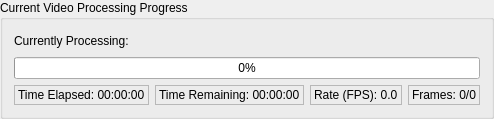
     <widget class="QGroupBox" name="currentVideoProcessingProgressGroupBox">
      <property name="title">
       <string>Current Video Processing Progress</string>
      </property>
      <layout class="QVBoxLayout" name="verticalLayout_11">
       <item>
        <widget class="QLabel" name="currentlyProcessingLabel">
         <property name="minimumSize">
          <size>
           <width>0</width>
           <height>20</height>
          </size>
         </property>
         <property name="text">
          <string>Currently Processing:</string>
         </property>
        </widget>
       </item>
       <item>
        <widget class="QProgressBar" name="currentProgressBar">
         <property name="value">
          <number>0</number>
         </property>
        </widget>
       </item>
       <item>
        <layout class="QHBoxLayout" name="currentlyProcessingInfoHorizontalLayout">
         <item>
          <widget class="QLabel" name="timeElapsedLabel">
           <property name="minimumSize">
            <size>
             <width>0</width>
             <height>20</height>
            </size>
           </property>
           <property name="acceptDrops">
            <bool>false</bool>
           </property>
           <property name="frameShape">
            <enum>QFrame::StyledPanel</enum>
           </property>
           <property name="text">
            <string>Time Elapsed: 00:00:00</string>
           </property>
          </widget>
         </item>
         <item>
          <widget class="QLabel" name="timeRemainingLabel">
           <property name="minimumSize">
            <size>
             <width>0</width>
             <height>20</height>
            </size>
           </property>
           <property name="frameShape">
            <enum>QFrame::StyledPanel</enum>
           </property>
           <property name="text">
            <string>Time Remaining: 00:00:00</string>
           </property>
          </widget>
         </item>
         <item>
          <widget class="QLabel" name="rateLabel">
           <property name="minimumSize">
            <size>
             <width>0</width>
             <height>20</height>
            </size>
           </property>
           <property name="frameShape">
            <enum>QFrame::StyledPanel</enum>
           </property>
           <property name="text">
            <string>Rate (FPS): 0.0</string>
           </property>
          </widget>
         </item>
         <item>
          <widget class="QLabel" name="framesLabel">
           <property name="frameShape">
            <enum>QFrame::StyledPanel</enum>
           </property>
           <property name="text">
            <string>Frames: 0/0</string>
           </property>
          </widget>
         </item>
        </layout>
       </item>
      </layout>
     </widget>
